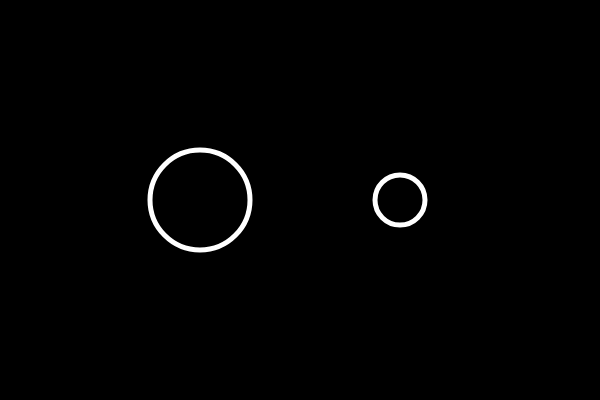
Frame 1 (no input)
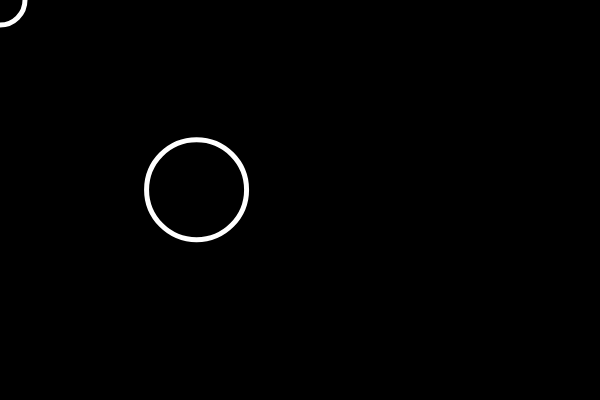
Frame 60 (no input)
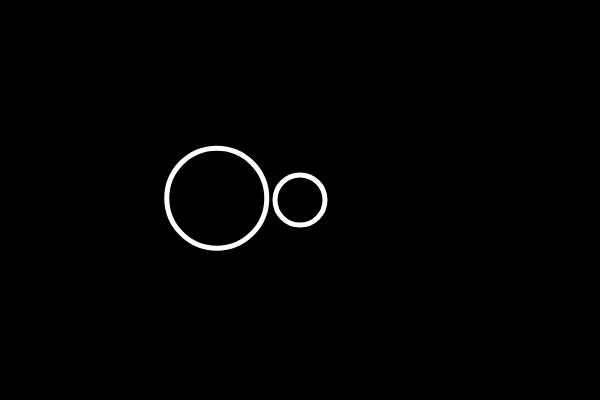
Frame 120 (the mouse pressed at the canvas centre since frame 60)

The p5.js sketch that drew these frames (run headless with seeded random() and noise() and a simulated clock; from frame 60 on, the mouse is pressed at the canvas centre):

// p5.js sketch
// ── sketch.js
let bubble1, bubble2;

function setup() {
  createCanvas(600, 400);
  
  bubble1 = new Bubble(200,200,100,5,5);
  bubble2 = new Bubble(400,200,50,5,5);
}

function draw() {
  background(0);
  
  if(bubble2.inter(bubble1))
  {
    background(100,30,200);
  }
  
   bubble1.Show();
   bubble2.Show();
   bubble1.Move();
   bubble2.x = mouseX;
   bubble2.y = mouseY;
  
}

// ── bubble.js
class Bubble
{
   constructor(x,y,rad,xspeed,yspeed)
  {
    this.x = x;
    this.y = y;
    this.rad = rad;
    this.xspeed = xspeed;
    this.yspeed = yspeed;
  }
  
  inter(other)
  {
    let d = dist(this.x,this.y,other.x,other.y);
    // divided by 2 due to diameter not raduis
    return (d < (this.rad + other.rad) / 2);
  }
  
  Show()
  {
    stroke(255);
    strokeWeight(5);
    noFill()
    ellipse(this.x,this.y,this.rad);
  }
  
  Move()
  {
    this.x += random(-this.xspeed,this.xspeed);
    this.y += random(-this.yspeed,this.yspeed);
  }
  
}
